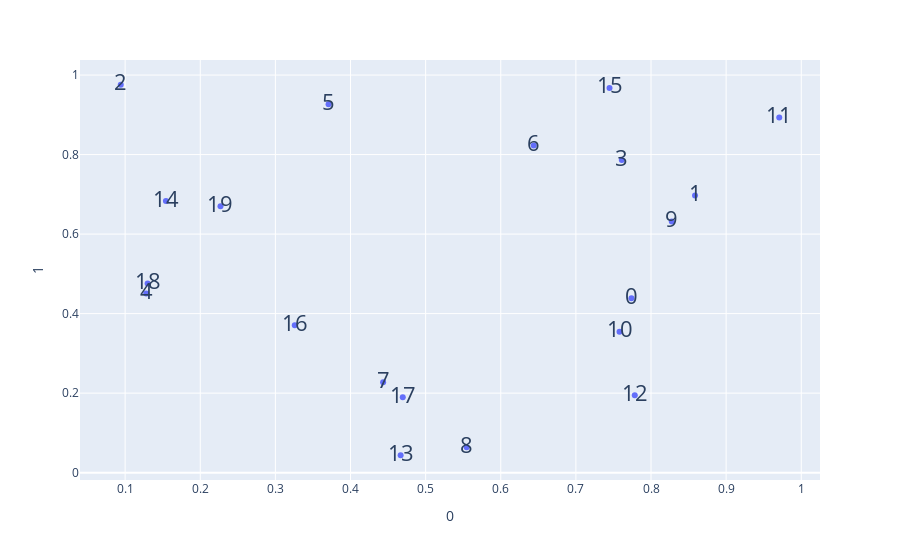

The notebook cell this image was saved under:
### Code cell
show_df(df)

### Figure 1 — Plotly figure (JSON) as saved in the notebook; plotly's stock layout.template omitted (floating-point values rounded to 4 significant figures)
{"data": [{"hovertemplate": "0=%{x}<br>1=%{y}<br>index=%{text}<extra></extra>", "legendgroup": "", "marker": {"color": "#636efa", "symbol": "circle"}, "mode": "markers+text", "name": "", "orientation": "v", "showlegend": false, "text": [0, 1, 2, 3, 4, 5, 6, 7, 8, 9, 10, 11, 12, 13, 14, 15, 16, 17, 18, 19], "textfont": {"size": 22}, "type": "scatter", "x": [0.774, 0.8586, 0.09418, 0.7611, 0.1281, 0.3708, 0.6439, 0.4434, 0.5546, 0.8276, 0.7581, 0.9707, 0.7784, 0.4667, 0.1543, 0.7448, 0.3258, 0.4696, 0.1299, 0.2269], "xaxis": "x", "y": [0.4389, 0.6974, 0.9756, 0.7861, 0.4504, 0.9268, 0.8228, 0.2272, 0.06382, 0.6317, 0.3545, 0.8931, 0.1946, 0.0438, 0.683, 0.9675, 0.3705, 0.1895, 0.4757, 0.6698], "yaxis": "y"}], "layout": {"legend": {"tracegroupgap": 0}, "margin": {"t": 60}, "xaxis": {"anchor": "y", "domain": [0, 1], "title": {"text": "0"}}, "yaxis": {"anchor": "x", "domain": [0, 1], "title": {"text": "1"}}}}
